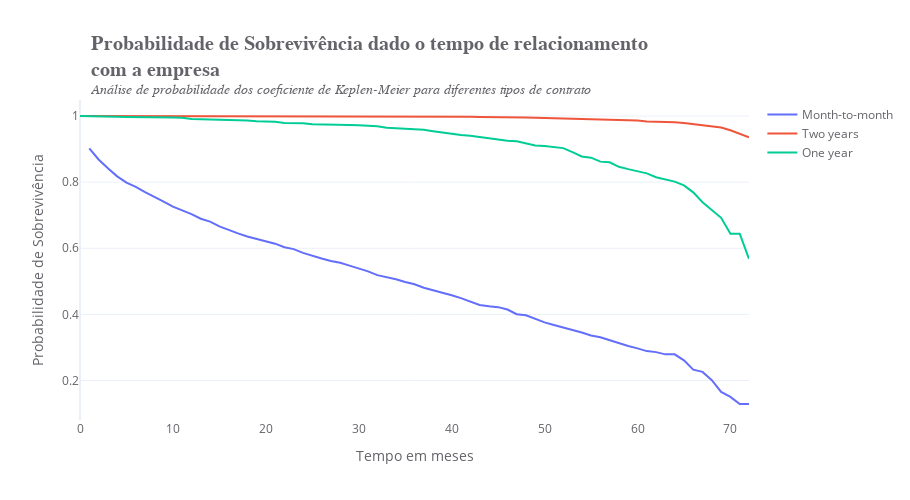

The notebook cell this image was saved under:
### Markdown cell above
A probabilidade de sobvrevivência de pessoas com dependentes é maior
do que para pessoas sem dependentes. A diferença durante o último mês do período
chegou a pouco menos de 25%.

Com 95% de confiança, podemos dizer que as curvas de churn para os grupos de
dependentes são significativamente diferentes.

Por fim, vamos analisar como a probabilidade de sobrevivência varia de acordo
com o tipo de contrato.

### Code cell
# Filtrando os dados de pessoas com dependentes
data_contract_month = data.query("Contract == 'Month-to-month'")

# Aplicando o teste
tempo_contract_month, probabilidade_contract_month = kaplan_meier_estimator(data_contract_month['Churn'], data_contract_month['tenure'])

# Filtrando os dados de pessoas sem dependentes
data_contract_two_year = data.query("Contract == 'Two year'")

# Aplicando o teste
tempo_contract_two_year, probabilidade_contract_two_year = kaplan_meier_estimator(data_contract_two_year['Churn'], data_contract_two_year['tenure'])

# Filtrando os dados de pessoas sem dependentes
data_contract_one_year = data.query("Contract == 'One year'")

# Aplicando o teste
tempo_contract_one_year, probabilidade_contract_one_year = kaplan_meier_estimator(data_contract_one_year['Churn'], data_contract_one_year['tenure'])

# Plotando o gráfico
fig = go.Figure(data=[go.Scatter(x=tempo_contract_month, y=probabilidade_contract_month, name='Month-to-month'),
                      go.Scatter(x=tempo_contract_two_year, y=probabilidade_contract_two_year, name='Two years'),
                      go.Scatter(x=tempo_contract_one_year, y=probabilidade_contract_one_year, name='One year')])


# Atualizando o layout da figure
fig.update_layout(
    title='<b>Probabilidade de Sobrevivência dado o tempo de relacionamento<br>com a empresa</b><br><sup><i>Análise de probabilidade dos coeficiente de Keplen-Meier para diferentes tipos de contrato</i></sup>',
    title_font=dict(size=20, family="Arial"),
    font_color='#646369',
    template='plotly_white',
    yaxis=dict(showticklabels=True, showgrid=True, title='Probabilidade de Sobrevivência'),
    xaxis=dict(showgrid=False, title='Tempo em meses'),
    title_x=0.1,
    width=910,
    height=500,
    showlegend=True
)

### Figure 1 — Plotly figure (JSON) as saved in the notebook; plotly's stock layout.template omitted (floating-point values rounded to 4 significant figures)
{"data": [{"name": "Month-to-month", "type": "scatter", "x": [1, 2, 3, 4, 5, 6, 7, 8, 9, 10, 11, 12, 13, 14, 15, 16, 17, 18, 19, 20, 21, 22, 23, 24, 25, 26, 27, 28, 29, 30, 31, 32, 33, 34, 35, 36, 37, 38, 39, 40, 41, 42, 43, 44, 45, 46, 47, 48, 49, 50, 51, 52, 53, 54, 55, 56, 57, 58, 59, 60, 61, 62, 63, 64, 65, 66, 67, 68, 69, 70, 71, 72], "y": [0.9019, 0.8686, 0.8417, 0.8175, 0.7983, 0.7858, 0.7699, 0.7564, 0.7413, 0.7257, 0.7151, 0.7031, 0.6893, 0.6804, 0.666, 0.6548, 0.6449, 0.6357, 0.6288, 0.6208, 0.6139, 0.6031, 0.5973, 0.5859, 0.5767, 0.5688, 0.5617, 0.5561, 0.5475, 0.5386, 0.5301, 0.5187, 0.5135, 0.5061, 0.4977, 0.4911, 0.4807, 0.4737, 0.4666, 0.4576, 0.4492, 0.4386, 0.4286, 0.4248, 0.4219, 0.4147, 0.4006, 0.3973, 0.3856, 0.3758, 0.3681, 0.3615, 0.3528, 0.3454, 0.3359, 0.3307, 0.3213, 0.3131, 0.3043, 0.2972, 0.2889, 0.2858, 0.2791, 0.2791, 0.2611, 0.2327, 0.2261, 0.201, 0.1655, 0.1504, 0.129, 0.129]}, {"name": "Two years", "type": "scatter", "x": [0, 1, 2, 3, 4, 5, 6, 7, 8, 9, 10, 11, 12, 13, 14, 15, 16, 17, 18, 19, 20, 21, 22, 23, 24, 25, 26, 27, 28, 29, 30, 31, 32, 33, 34, 35, 36, 37, 38, 39, 40, 41, 42, 43, 44, 45, 46, 47, 48, 49, 50, 51, 52, 53, 54, 55, 56, 57, 58, 59, 60, 61, 62, 63, 64, 65, 66, 67, 68, 69, 70, 71, 72], "y": [1, 1, 1, 1, 1, 1, 1, 1, 1, 1, 1, 1, 1, 1, 1, 1, 1, 1, 1, 1, 1, 1, 1, 1, 1, 0.9993, 0.9993, 0.9993, 0.9993, 0.9993, 0.9993, 0.9993, 0.9993, 0.9987, 0.9987, 0.9987, 0.9987, 0.9987, 0.9987, 0.998, 0.998, 0.998, 0.998, 0.9972, 0.9972, 0.9972, 0.9965, 0.9965, 0.9957, 0.9949, 0.9941, 0.9941, 0.9933, 0.9925, 0.9916, 0.9908, 0.9899, 0.9881, 0.9871, 0.9862, 0.9862, 0.9832, 0.9832, 0.9832, 0.981, 0.9786, 0.9749, 0.9711, 0.9683, 0.9652, 0.9567, 0.9468, 0.9357]}, {"name": "One year", "type": "scatter", "x": [0, 1, 2, 3, 4, 5, 6, 7, 8, 9, 10, 11, 12, 13, 14, 15, 16, 17, 18, 19, 20, 21, 22, 23, 24, 25, 26, 27, 28, 29, 30, 31, 32, 33, 34, 35, 36, 37, 38, 39, 40, 41, 42, 43, 44, 45, 46, 47, 48, 49, 50, 51, 52, 53, 54, 55, 56, 57, 58, 59, 60, 61, 62, 63, 64, 65, 66, 67, 68, 69, 70, 71, 72], "y": [1, 1, 0.9986, 0.9986, 0.9979, 0.9973, 0.9973, 0.9966, 0.9959, 0.9952, 0.9952, 0.9944, 0.9908, 0.9901, 0.9893, 0.9893, 0.9893, 0.9878, 0.9863, 0.9839, 0.9839, 0.9823, 0.9791, 0.9783, 0.9783, 0.9749, 0.9749, 0.9749, 0.9731, 0.9731, 0.9721, 0.9702, 0.9693, 0.9644, 0.9634, 0.9603, 0.9593, 0.9582, 0.9539, 0.9495, 0.9472, 0.9426, 0.9402, 0.9365, 0.934, 0.9302, 0.9249, 0.9235, 0.9165, 0.9108, 0.9093, 0.9061, 0.9028, 0.8906, 0.8777, 0.8739, 0.862, 0.8598, 0.8464, 0.8393, 0.8318, 0.8265, 0.8148, 0.8085, 0.8016, 0.79, 0.7691, 0.7392, 0.7145, 0.692, 0.6439, 0.6439, 0.5681]}], "layout": {"font": {"color": "#646369"}, "height": 500, "showlegend": true, "title": {"font": {"family": "Arial", "size": 20}, "text": "<b>Probabilidade de Sobrevivência dado o tempo de relacionamento<br>com a empresa</b><br><sup><i>Análise de probabilidade dos coeficiente de Keplen-Meier para diferentes tipos de contrato</i></sup>", "x": 0.1}, "width": 910, "xaxis": {"showgrid": false, "title": {"text": "Tempo em meses"}}, "yaxis": {"showgrid": true, "showticklabels": true, "title": {"text": "Probabilidade de Sobrevivência"}}}}
